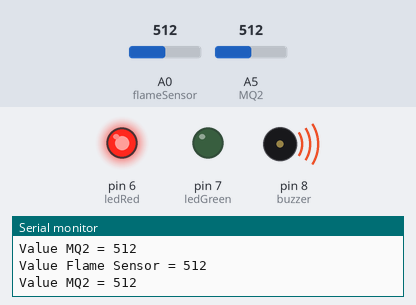
The sketch below on a simulated Arduino Uno, built with avr-gcc and run on an emulated ATmega328P. Parts: output pins drawn as LEDs (lit = HIGH), buzzer (waves = sounding, pin HIGH), the last lines printed to the serial monitor. The test bench sets the inputs (shaded band); at power-on: A5 (MQ2) = 512, A0 (flameSensor) = 512.

Above: at 1.2 s.
1.3 s: A5 (MQ2) set to 106
4.3 s: A5 (MQ2) set to 94
At 4.9 s:
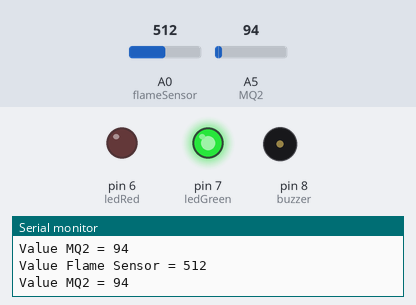
5.8 s: A0 (flameSensor) set to 105
8.8 s: A0 (flameSensor) set to 92
At 9.5 s:
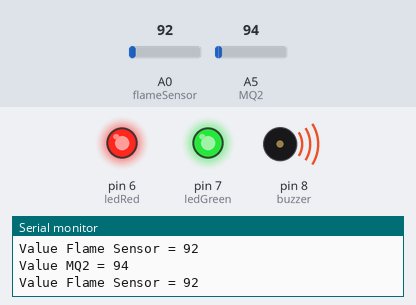
10.3 s: A0 (flameSensor) set to 122
At 11.6 s:
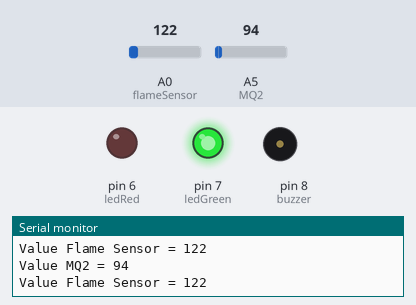
Timing chart, 0 to 12.8 s (numbered marks = the images above; inputs shaded):
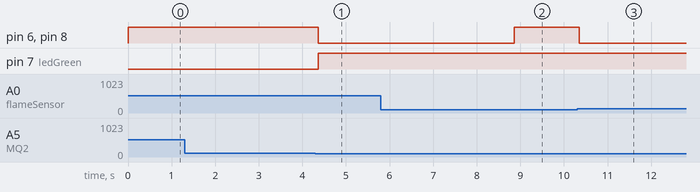

The sketch:

codingan_sensor_kebakaran.ino
```cpp
// deklarasi variable atau setiap komponen output/input
int buzzer = 8;
int flameSensor = A0;
int MQ2 = A5;

// variable untuk menampung value flame sensor dan MQ2
int valueMQ2 = 0;
int valueFlameSensor = 0;

// led
int ledRed = 6;
int ledGreen = 7;

// set nilai seratus masukkan kedalam variable
int sensorThread = 100;

void setup() {

Serial.begin(9600);

// set pinMode

// komponen input
pinMode(flameSensor, INPUT);
pinMode(MQ2, INPUT);

// komponen output
pinMode(ledGreen, OUTPUT);
pinMode(ledRed, OUTPUT);
pinMode(buzzer, OUTPUT);


}

void loop() {

// baca flame sensor
valueFlameSensor = analogRead(flameSensor);
Serial.print("Value Flame Sensor = ");
Serial.println(valueFlameSensor);

// baca sensor MQ2
valueMQ2 = analogRead(MQ2);
Serial.print("Value MQ2 = ");
Serial.println(valueMQ2);

 // melakukan pengecakan jika value sensor memenuhi nilai 100
 if(valueFlameSensor < sensorThread) {

    digitalWrite(buzzer, HIGH);
    digitalWrite(ledRed, HIGH);

 } else if(valueMQ2 > sensorThread) {

    digitalWrite(buzzer, HIGH);
    digitalWrite(ledRed, HIGH);

 } else {

    digitalWrite(ledGreen, HIGH);
    digitalWrite(buzzer, LOW);
    digitalWrite(ledRed, LOW);

 }


}
```

Measured:
- the behaviour switches between 101 and 100 on A5 (MQ2) (found by bisection; images 0 and 1)
- the behaviour switches between 100 and 99 on A0 (flameSensor) (found by bisection; images 1 and 2)
- after the input at 4.3 s, pin 6 (ledRed), pin 8 (buzzer): HIGH → LOW after 0.06 s; pin 7 (ledGreen): LOW → HIGH after 0.06 s
- after the input at 8.8 s, pin 6 (ledRed), pin 8 (buzzer): LOW → HIGH after 0.06 s
- after the input at 10.3 s, pin 6 (ledRed), pin 8 (buzzer): HIGH → LOW after 0.05 s
